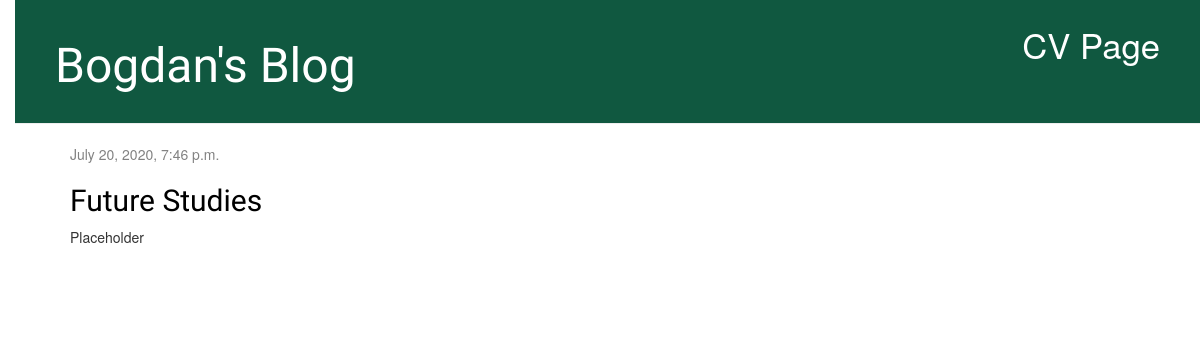
The app's page /, older data.
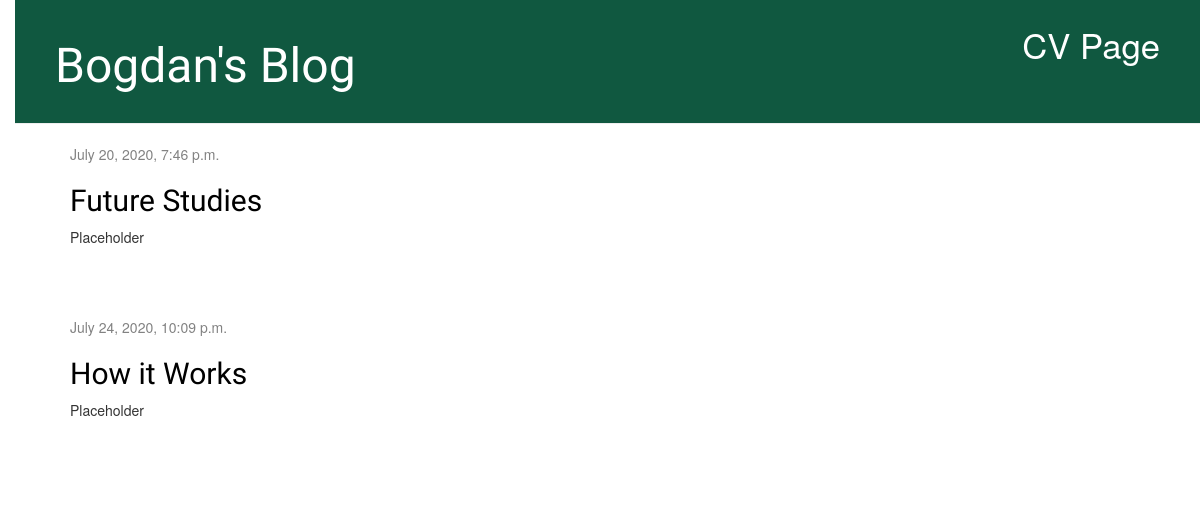
The same page, newer data.
### blog/models.py (models this page shows, shortened)
class Post(models.Model):
    author = models.ForeignKey(settings.AUTH_USER_MODEL, on_delete=models.CASCADE)
    title = models.CharField(max_length=200)
    text = models.TextField()
    created_date = models.DateTimeField(default=timezone.now)
    published_date = models.DateTimeField(blank=True, null=True)

### blog/views.py (the view)
# urls.py: path('', views.post_list, name='post_list'),
def post_list(request):
    posts = Post.objects.filter(published_date__lte=timezone.now()).order_by('published_date')
    return render(request, 'blog/post_list.html', {'posts': posts})

### blog/templates/blog/post_list.html
{% extends 'blog/base.html' %}
{% block content %}
    {% for post in posts %}
        <div class="post">
            <div class="date">
                {{ post.published_date }}
            </div>
            <h2><a href="{% url 'post_detail' pk=post.pk %}">{{ post.title }}</a></h2>
            <p>{{ post.text|linebreaksbr }}</p>
        </div>
    {% endfor %}
{% endblock %}

### blog/templates/blog/base.html (shortened to what this page needs)
{% load static %}
<html>
    <head>
        <link rel="stylesheet" href="//maxcdn.bootstrapcdn.com/bootstrap/3.2.0/css/bootstrap.min.css">
        <link rel="stylesheet" href="//maxcdn.bootstrapcdn.com/bootstrap/3.2.0/css/bootstrap-theme.min.css">
        <link rel="stylesheet" href="{% static 'css/blog2.css' %}">
    </head>
    <body>
        <div class="page-header">
            <a href="{% url 'cv_page' %}" class="top-menu">CV Page</a>
            <h1><a href="/">Bogdan's Blog</a></h1>
        </div>
        <div class="content container">
            <div class="row">
                <div class="col-md-8">
                {% block content %}
                {% endblock %}
                </div>
            </div>
        </div>
    </body>
</html>

### blog/static/css/blog2.css (style rules this page uses)
h1 a, h2 a { color: rgb(8, 71, 52); font-family: 'Lobster'; }
body { padding-left: 15px; }
.page-header { background-color: rgb(16, 88, 64); color: #ffffff; margin-top: 0; padding: 20px 20px 20px 40px; }
.page-header h1, .page-header h1 a, .page-header h1 a:visited, .page-header h1 a:active { color: #ffffff; font-size: 36pt; text-decoration: none; }
.content { margin-left: 40px; }
h1, h2, h3, h4 { font-family: 'Lobster', cursive; }
.date { color: #828282; }
.top-menu, .top-menu:hover, .top-menu:visited { color: #ffffff; float: right; font-size: 26pt; margin-right: 20px; }
.post { margin-bottom: 70px; }
.post h2 a, .post h2 a:visited { color: #000000; }

Row changes from the older to the newer data that the page shows:
added Post: published_date "July 24, 2020, 10:09 p.m.", title "How it Works", text "Placeholder"
